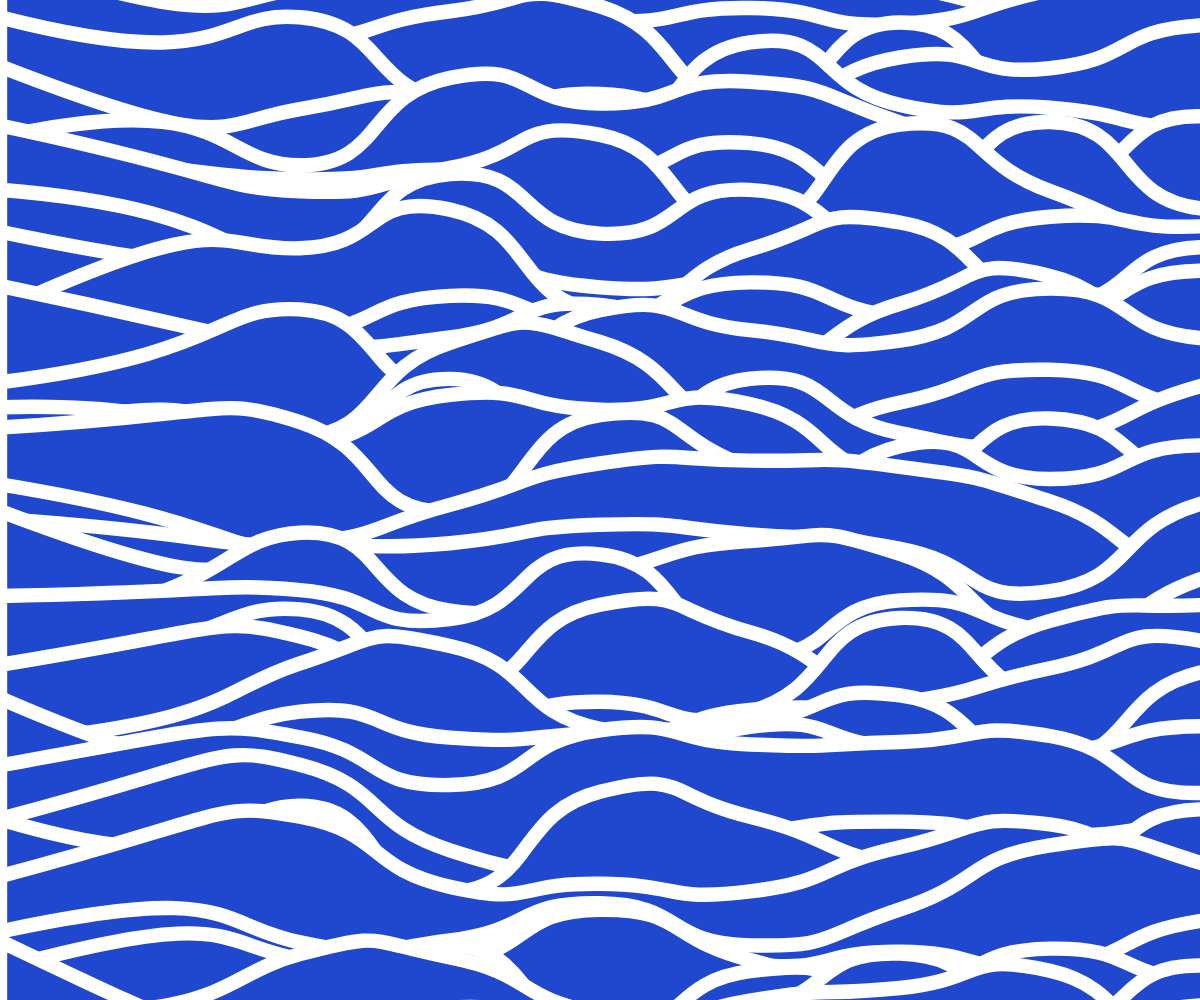
Frame 1 (no input)
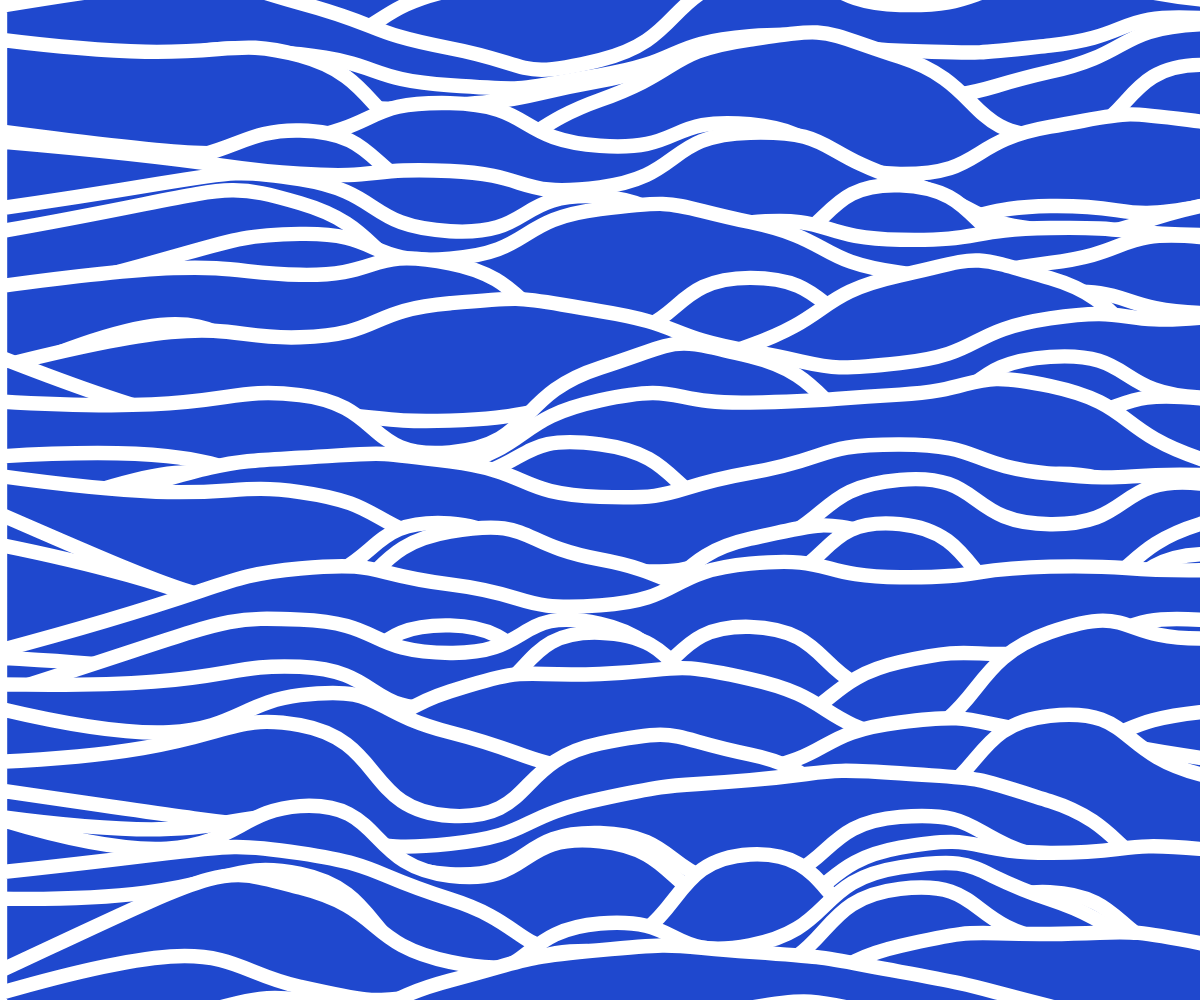
Frame 2 (the mouse pressed at the canvas centre, redrawn once)

The p5.js sketch that drew these frames (run headless with seeded random() and noise() and a simulated clock; the mouse was pressed at the canvas centre and the sketch redrawn once):

// p5.js sketch
// ── sketch.js
var yValues;
var xSpacing;
var segments;

function setup(){

  createCanvas(windowWidth, windowHeight);
  background(31,72,206);


  segments = 8
  xSpacing = width/segments;
  yValues = new Array(segments+8);



}


function draw(){

for(var y = -100; y <= height+100; y+=85){
  calcLine();
  renderLine(y, 255,255, 255);
  calcLine();
  renderLine(y+24, 255,255, 255);
  calcLine();
  renderLine(y+43, 255,255, 255);
  // calcLineNoFill();
  // renderLineNoFill(y, 255,255, 255);
}
  // calcLine();
  // renderLine(height/2, 0,0,255);
  // calcLine();
  // renderLine(height/1.5, 0,0,255);
  // calcLine();
  // renderLine(height/1.2, 0,0,255);
  noLoop();

}


function calcLine() {
  for (var i = 0; i < yValues.length; i++) {
    yValues[i] = map(random(0,1), 0, 1, 5,120);
  }
}

function calcLineNoFill() {
  for (var i = 0; i < yValues.length; i++) {
    yValues[i] = map(random(0,1), 0, 1, 0,300);
  }
}

function renderLine(_Y, _R, _G, _B){

  this.yStart = _Y;
  this.r = _R;
  this.g = _G;
  this.b = _B;

  beginShape();
  strokeWeight(14.4);
  for (var x = -1; x < yValues.length; x++) {
    stroke(this.r,this.g,this.b, 255);
    //stroke(0);
    fill(31,72,206);
    curveVertex(x*xSpacing, yValues[x] + this.yStart);
  }

  // vertex(width,height);
  // vertex(0,height);
  curveTightness(-0.7)
  vertex(width+xSpacing,height*2);
  vertex(0, height*2);
  vertex(0-(width/2), height/2);
  endShape(CLOSE);

}

function renderLineNoFill(_Y, _R, _G, _B){

  this.yStart = _Y;
  this.r = _R;
  this.g = _G;
  this.b = _B;

  beginShape();
  noFill();
  strokeWeight(14.4);
  for (var x = -1; x < yValues.length; x++) {
    stroke(this.r,this.g,this.b, 255);
    curveVertex(x*xSpacing, yValues[x] + this.yStart);
  }

  // vertex(width,height);
  // vertex(0,height);
  curveTightness(-0.7)
  endShape();

}
